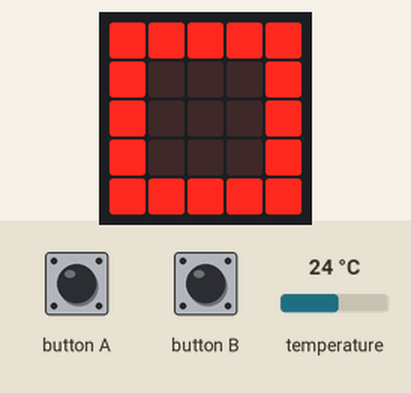
Recording of a program running on a simulated BBC micro:bit (MakeCode). On the bench: the board's 5×5 LED display. The inputs (shaded band) are chosen by the test bench; at power-on: temperature 24 °C.

Above: at 1.2 s.
1.3 s: button A pressed 5 times (0.12 s each, 0.3 s apart)
At 4.4 s:
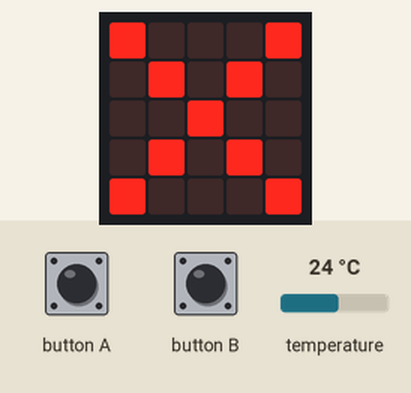
4.8 s: button B pressed for 0.15 s
At 6.3 s:
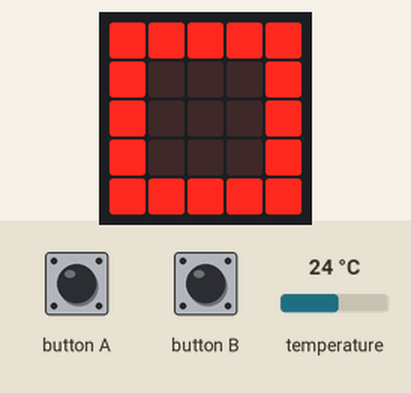
Timing chart, 0 to 7.8 s (numbered marks = the images above; inputs shaded):
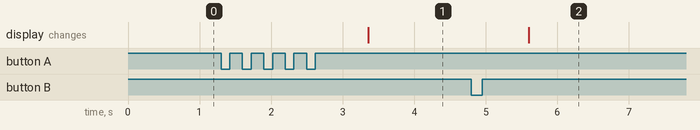

Measured:
- after the input at 1.3 s, the display: changes after 2.1 s (image 1)
- after the input at 4.8 s, the display: changes after 0.80 s (image 2)

The program:

clasificador_microbit.py
```python
# ============================================================
# CLASIFICADOR AMBIENTAL CON MICRO:BIT - VERSION SIMPLE
# Proyecto de Inteligencia Artificial - UIS
# ============================================================
# Usa un Arbol de Decision entrenado con scikit-learn.
# Precision en datos de entrenamiento: 100%
# ============================================================

# Variables globales
gas_simulado = 0
temp_real = 0

# --- BOTON A: simula fuga de gas (sube +100) ---
def on_button_pressed_a():
    global gas_simulado
    if gas_simulado < 1023:
        gas_simulado = gas_simulado + 100
        if gas_simulado > 1023:
            gas_simulado = 1023
input.on_button_pressed(Button.A, on_button_pressed_a)

# --- BOTON B: simula aire limpio (resetea a 0) ---
def on_button_pressed_b():
    global gas_simulado
    gas_simulado = 0
input.on_button_pressed(Button.B, on_button_pressed_b)

# --- MODELO DE CLASIFICACION ---
# Reglas aprendidas automaticamente por el Arbol de Decision:
#   gas <= 301           -> SEGURO
#   gas entre 301 y 698  -> ALERTA
#   gas > 698            -> PELIGRO
def clasificar(gas, temp):
    if gas <= 301:
        return 0
    else:
        if gas <= 698:
            return 1
        else:
            return 2

# --- BUCLE PRINCIPAL ---
def on_forever():
    global temp_real
    # 1. Leer temperatura real del sensor de la micro:bit
    temp_real = input.temperature()
    # 2. Clasificar la situacion actual
    estado = clasificar(gas_simulado, temp_real)
    # 3. Mostrar resultado en la pantalla de LEDs
    if estado == 2:
        basic.show_icon(IconNames.SKULL)
    elif estado == 1:
        basic.show_icon(IconNames.NO)
    else:
        basic.show_icon(IconNames.SQUARE)
    basic.pause(500)
basic.forever(on_forever)
```
